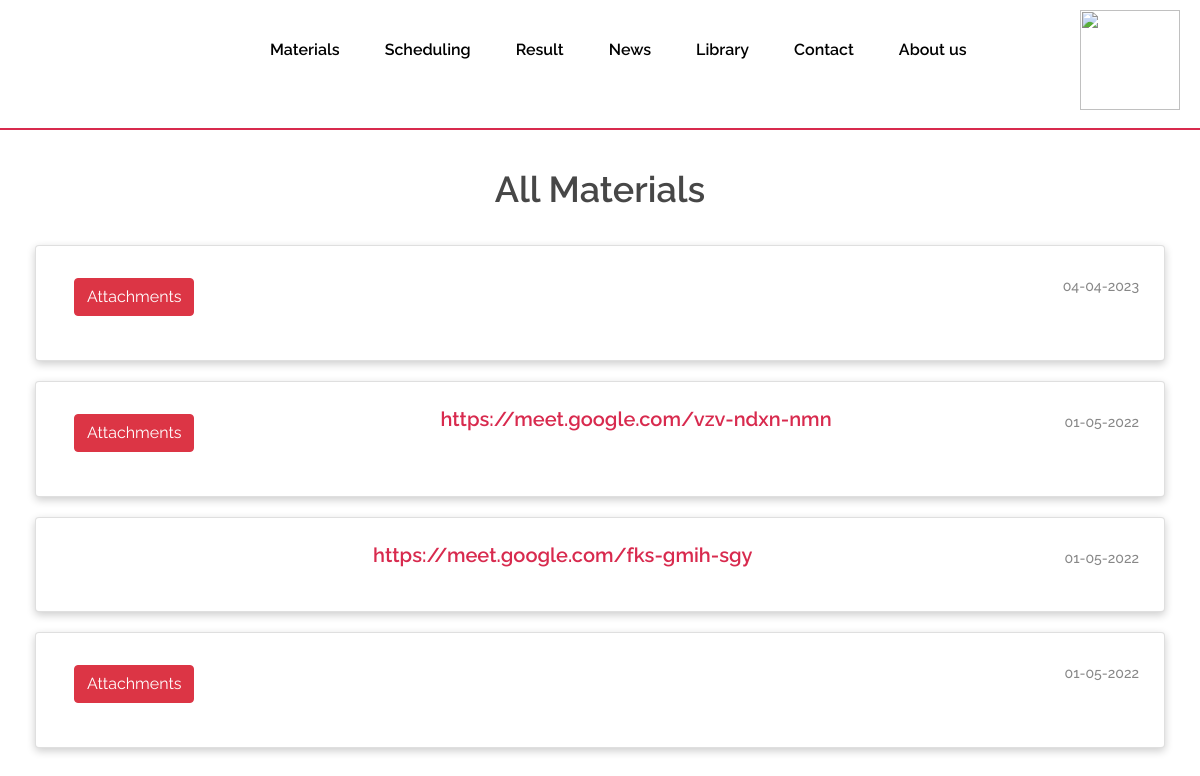
/Student/Student_Materials.php, run on the app's committed database.
### tables this page shows
CREATE TABLE IF NOT EXISTS `material` (
  `id` bigint NOT NULL AUTO_INCREMENT,
  `uploaded_on` varchar(255) NOT NULL,
  `descc` varchar(255) NOT NULL,
  `file_name` varchar(255) NOT NULL,
  `link` varchar(255) NOT NULL,
  PRIMARY KEY (`id`)
);

### Student/Student_Materials.php (the view, shortened to what this page needs)
<!DOCTYPE html>
<html lang="en">
<head>
  <link rel="stylesheet" href="../css/bootstrap.min.css"/>
  <link rel="stylesheet" href="../css/font-awesome.min.css"/>
  <link rel="stylesheet" href="../css/owl.carousel.css"/>
  <link rel="stylesheet" href="../css/Student_Categories.css">
  <link rel="stylesheet" href="../css/Student_Materials.css">
</head>
<body>
    <header class="header-section">
      <div class="container">
        <div class="row">
          <div class="col-lg-9 col-md-9">
            <nav class="main-menu">
              <ul style="float:left;margin-left:-100px;">
              <li><a href="../About.php">About us</a></li>
							<li><a href="../Contact.php">Contact</a></li>
              <li><a href="Student_Library.php">Library</a></li>
              <li><a href="Student_News.php">News</a></li>
							<li><a href="Student_Result.php">Result</a></li>
							<li><a href="Student_Scheduling.php">Scheduling</a></li>
							<li><a href="Student_Materials.php">Materials</a></li>
              </ul>
            </nav>
        </div>
      </div>
    </div>
    <div class="header-section-line"></div>
      <ul><a href="Student_Home.php" ><img src="<?php echo $row['profile_photo']; ?>" style="margin-left:90%;margin-top:-165px;width:100px;height:100px;"></ul></a></li>
  </header><br><br><br><br><br><br><br>
<center>
<h2>All Materials</h2><br>
<section class="cards-wrapper">
    <?php
        $dbHost     = "localhost";
        $dbUsername = "root";
        $dbPassword = "";
        $dbName     = "studentdb";
        $db = new mysqli($dbHost, $dbUsername, $dbPassword, $dbName);
        $records = mysqli_query($db,"SELECT * FROM material ORDER BY id DESC;");
        while($data = mysqli_fetch_array($records))
        {
    ?>
   <div class="container">
        <div class="row" style="padding:10px;">
            <div class="col-sm-12">
                <div class="card">
                    <div class="card-body">
                        <h5 class="card-title">
						 <?php
                        if($data['file_name']){ ?>
                        <div class="btn" style="float:left;">
                                <a href="<?php echo "../Photos/Uploads/Material/".$data['file_name'] ?>" class="btn btn-danger" download>Attachments</a>
                            </div>
                            <?php } ?>
                            <a href="<?php echo $data['link']; ?>" style="color:#d82a4e; ">
                            <?php  echo $data['link']; ?>
                            </a>
							<p class="card-text" style="float:right;">
                                <?php echo $data['uploaded_on'] ?>
                            </p>
                        </h5>
                            </div>
                        </div>
                    </div>
                </div>
            </div>
    <?php
        }
    ?>
	</section>
</center>
</body>
</html>

### css/Student_Categories.css (style rules this page uses)
html, body { height: 100%; font-family: 'Raleway', sans-serif; -webkit-font-smoothing: antialiased; font-smoothing: antialiased; }
h1, h2, h3, h4, h5, h6 { margin: 0; font-weight: 600; color: #474747; }
h2 { font-size: 36px; }
h5 { font-size: 20px; }
p { font-size: 14.1px; color: #878787; line-height: 2.2; font-weight: 500; }
img { max-width: 100%; }
::placeholder { font-style: italic; }
ul, ol { padding: 0; margin: 0; }
.header-section { position: absolute; width: 100%; top: 0; left: 0; padding-top: 8px; }
.main-menu ul { list-style: none; }
.main-menu ul li { display: inline; }
.main-menu ul li a { display: inline-block; font-size: 16px; color: rgb(0, 0, 0); margin-left: 45px; float: right; font-weight: 600; padding: 20px 0 5px; }
.header-section-line { border-bottom: 2px solid #d82a4e; }
@media (min-width: 1200px) { .container { max-width: 1180px; } }

### data on the page
material: uploaded_on "04-04-2023"
material: link "https://meet.google.com/vzv-ndxn-nmn", uploaded_on "01-05-2022"
material: link "https://meet.google.com/fks-gmih-sgy", uploaded_on "01-05-2022"
material: uploaded_on "01-05-2022"
